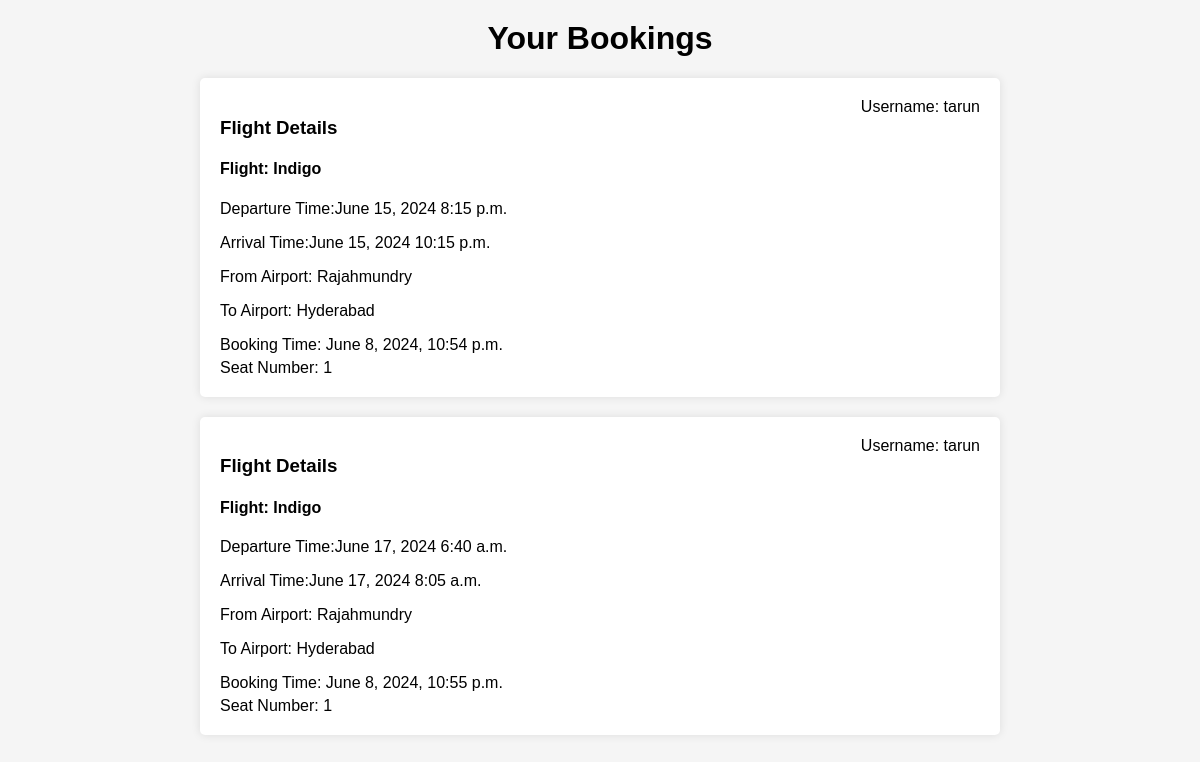
Page /my-bookings/ (signed in) on the committed database.
### bookings/models.py (models this page shows, shortened)
class Booking(models.Model):
    booking_id = models.UUIDField(primary_key=True, default=uuid.uuid4, editable=False)
    user = models.ForeignKey(User, on_delete=models.CASCADE)
    flight = models.ForeignKey(Flight, on_delete=models.CASCADE)
    booking_time = models.DateTimeField(default=datetime.now)
    seat_number = models.PositiveSmallIntegerField(default=1, choices=[(i, i) for i in range(1, 61)])

class Flight(models.Model):
    flight_number = models.UUIDField(primary_key=True, default=uuid.uuid4, editable=False)
    from_airport=models.CharField(max_length=100)
    to_airport=models.CharField(max_length=100)
    flight_name=models.CharField(max_length=200)
    departure_date=models.DateField()
    departure_time=models.TimeField()
    arrival_date=models.DateField()
    arrival_time=models.TimeField()
    seat_count=models.PositiveIntegerField(default=60)
    booked_seats=models.PositiveIntegerField(default=0)
    seats_left = models.IntegerField(default=60)

class User(AbstractUser):
    USER = 'user'
    ADMIN = 'admin'
    USER_CHOICES = [
        (USER, 'User'),
        (ADMIN, 'Admin'),
    ]
    user_type = models.CharField(max_length=20, choices=USER_CHOICES, default=USER)

### bookings/views.py (the view)
# urls.py: path('my-bookings/',views.user_bookings,name='my_bookings'),
@login_required(login_url='login')
def user_bookings(request):
    user = request.user
    bookings = Booking.objects.filter(user=user)
    return render(request, 'user_bookings.html', {'bookings': bookings})

### bookings/templates/user_bookings.html (shortened to what this page needs)
{% load static %}
<!DOCTYPE html>
<html lang="en">
<head>
    <link rel="stylesheet" href="{% static 'user_bookings.css'%}">
</head>
<body>
    <div class="container">
        <h1>Your Bookings</h1>
        {% for booking in bookings %}
        <div class="booking">
            <div class="top-left"><h3>Flight Details</h3>
                <h4>Flight: {{ booking.flight.flight_name }}</h4>
                <p>Departure Time:{{booking.flight.departure_date}} {{ booking.flight.departure_time }}</p>
                <p>Arrival Time:{{booking.flight.arrival_date}} {{ booking.flight.arrival_time }}</p>
                <p>From Airport: {{ booking.flight.from_airport }}</p>
                <p>To Airport: {{ booking.flight.to_airport }}</p>
            </div>
            <div class="top-right">Username: {{ booking.user.username }}</div>
            <div class="booking-details">
                <p>Booking Time: {{ booking.booking_time }}</p>
                <p>Seat Number: {{ booking.seat_number }}</p>
            </div>
        </div>
        {% endfor %}
    </div>
</body>
</html>

### static/user_bookings.css (style rules this page uses)
body { font-family: Arial, sans-serif; margin: 0; padding: 0; background-color: #f5f5f5; }
.container { max-width: 800px; margin: 20px auto; padding: 0 20px; }
h1 { text-align: center; margin-top: 20px; }
.booking { background-color: #fff; border-radius: 5px; box-shadow: 0 0 10px rgba(0, 0, 0, 0.1); margin-bottom: 20px; padding: 20px; }
.top-left { float: left; }
.top-right { float: right; }
.booking-details { clear: both; }
.booking-details p { margin: 5px 0; }
.booking-details p:first-child { margin-top: 10px; }
.booking-details p:last-child { margin-bottom: 0; }

### rows in the picture
Booking: flight.flight_name "Indigo", flight.departure_date "June 15, 2024", flight.departure_time "8:15 p.m.", flight.arrival_date "June 15, 2024", flight.arrival_time "10:15 p.m.", flight.from_airport "Rajahmundry", flight.to_airport "Hyderabad", user.username "tarun", booking_time "June 8, 2024, 10:54 p.m.", seat_number "1"
Booking: flight.flight_name "Indigo", flight.departure_date "June 17, 2024", flight.departure_time "6:40 a.m.", flight.arrival_date "June 17, 2024", flight.arrival_time "8:05 a.m.", flight.from_airport "Rajahmundry", flight.to_airport "Hyderabad", user.username "tarun", booking_time "June 8, 2024, 10:55 p.m.", seat_number "1"
